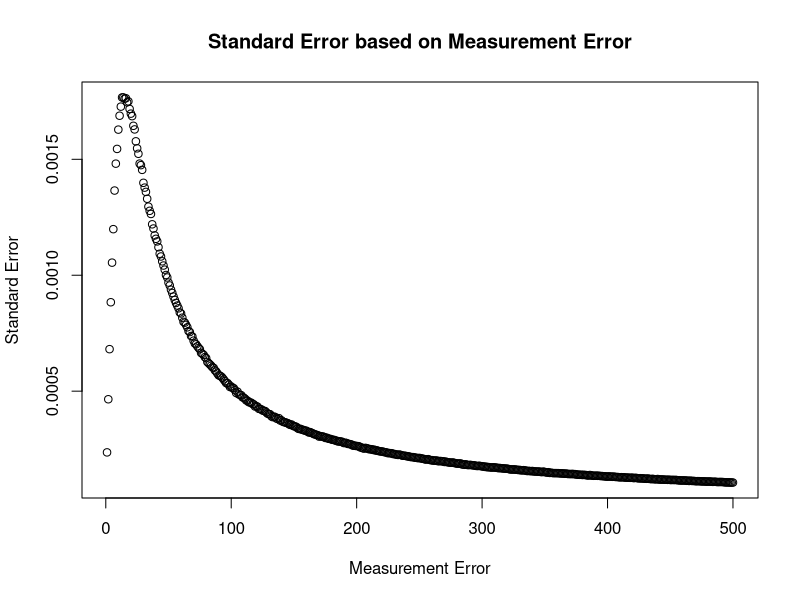
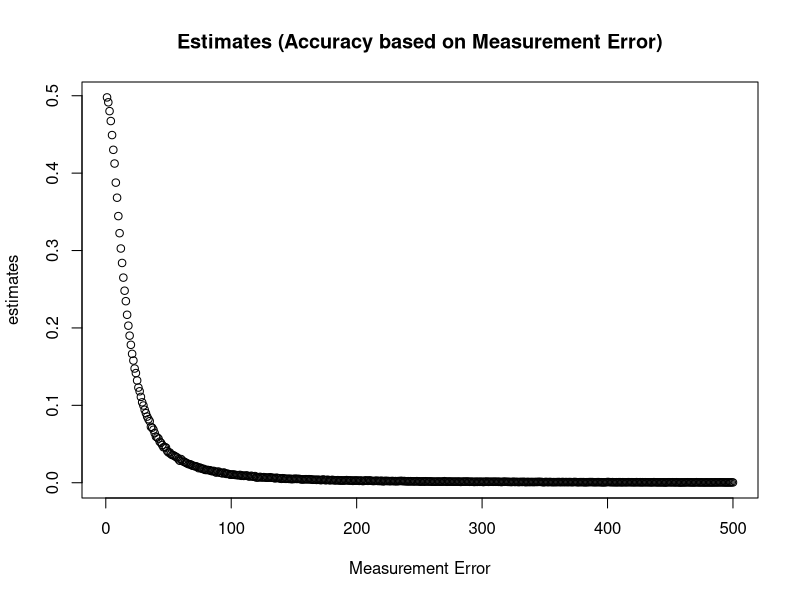
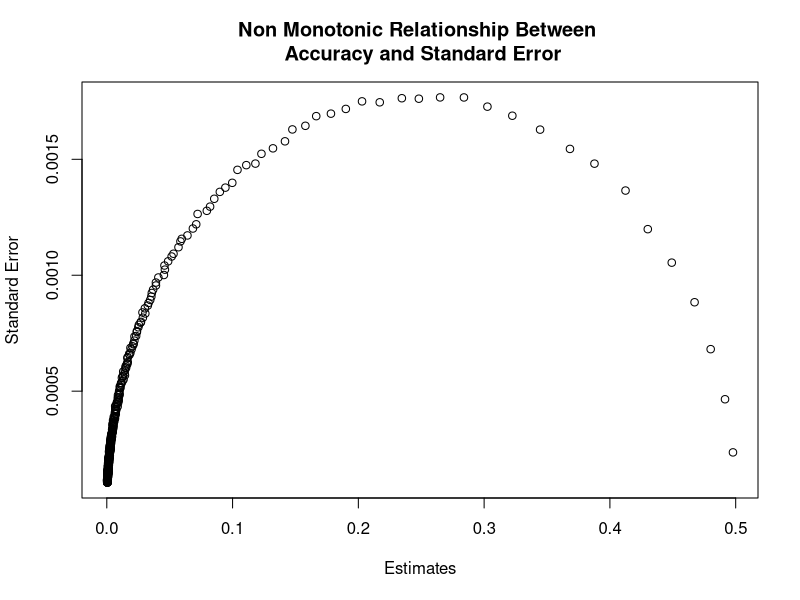
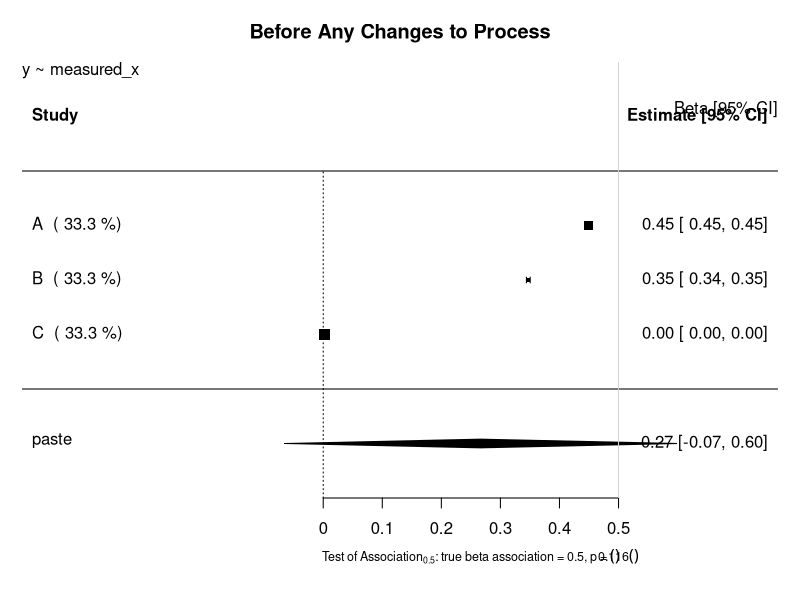
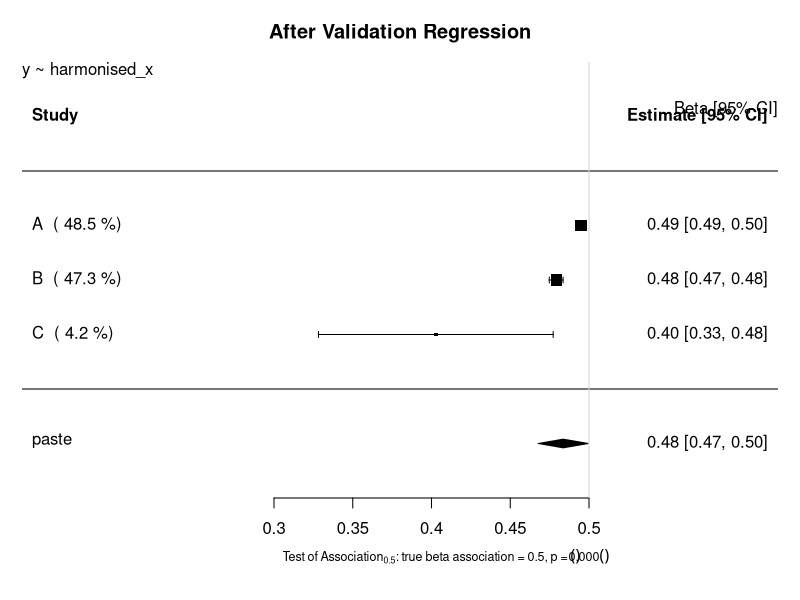
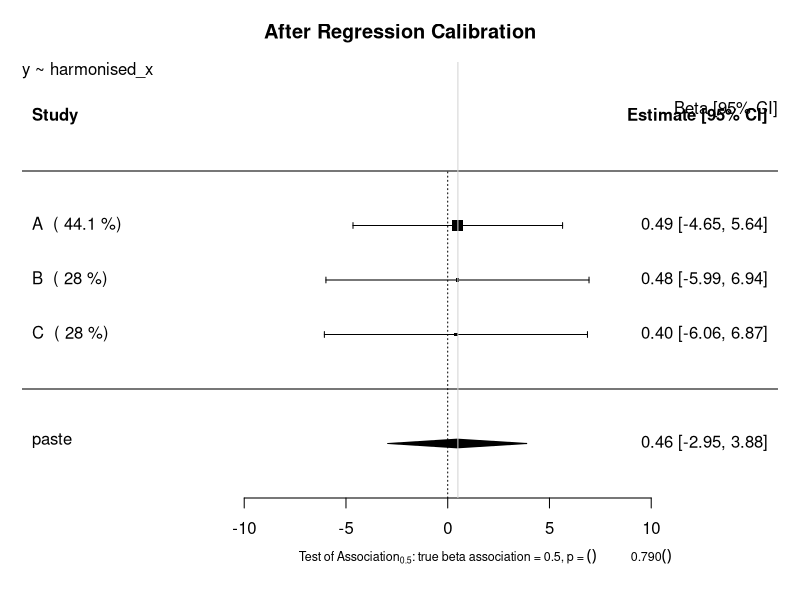
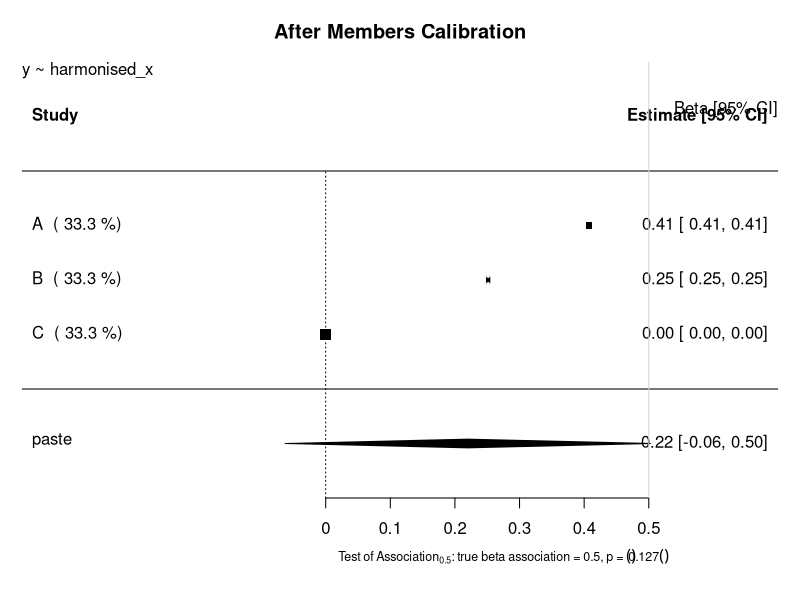
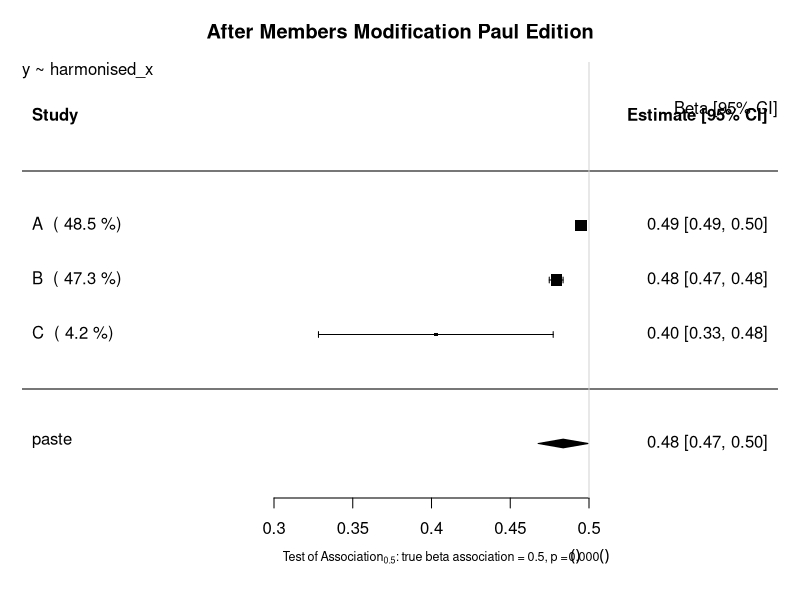

Reproduce these figures in R, in order.
# Investigation into semi monotonic behaviour of standard error in Continuous Variables
## Author: Paul Scherer
##         Tom Bishop
## Institute: University of Cambridge MRC Epidemiology Unit 
## Date: 6.09.2017

# In this file we want to investigate whether we can replicate the semi monotonic behaviour exhibited by 
# standard error dependent on standard measurement error
library(ggplot2)
library(reshape2)
library(parallel)
library(stats)
library(metafor)

# Raw Data Set Properties
set.seed(1234)

trueBeta = 0.5
constant = 20

study_size = 20000
raw_mean = 40
raw_stdev = 15

# Create Dataframe with x, create y from x, then add normal random noise to x
raw_data = data.frame(x = rnorm(n = study_size, mean = raw_mean, sd = raw_stdev))
raw_data$y = (trueBeta*raw_data$x) + constant

###############################################################################
########################### Functions #########################################
###############################################################################

createStudyData <- function(raw_data, measurement_error, number_of_indices){
    x_error = rnorm(n = study_size, mean = 0, sd = measurement_error)
    raw_data$measured_x = raw_data$x + x_error
    return(raw_data)
}

createValidationData <- function(val_size, measurement_error, number_of_indices) {
    validation_data = data.frame(x =  rnorm(n = val_size, mean = raw_mean, sd = raw_stdev))
    x_error = rnorm(n = val_size, mean = 0, sd = measurement_error)
    validation_data$measured_x = validation_data$x + x_error
    return (validation_data)
}

#######################################################################################
########################### Motivation of the Problem #################################
#######################################################################################
## Graphing Standard Error as a function of Measurement Error
error_upperbound = 500
std_error = vector("numeric", length = error_upperbound)
estimates = vector("numeric", length = error_upperbound)

for (measurement_error in 1:error_upperbound){
	x_error = rnorm(n = study_size, mean = 0, sd = measurement_error)
	raw_data$measured_x = raw_data$x + x_error
	fmla = as.formula(y ~ measured_x)
	linear_model = lm(formula = fmla, data = raw_data)
	x_estimate = linear_model$coefficients["measured_x"]
	x_stdErr = summary(linear_model)$coefficients["measured_x", "Std. Error"]
	std_error[measurement_error] = x_stdErr
	estimates[measurement_error] = x_estimate
}
plot (x = (1:error_upperbound), y = std_error, xlab = "Measurement Error", ylab = "Standard Error", main = "Standard Error based on Measurement Error")
plot (x = (1:error_upperbound), y = estimates, xlab = "Measurement Error", ylab = "estimates", main = "Estimates (Accuracy based on Measurement Error)")

plot (x = estimates, y = std_error, xlab = "Estimates", ylab = "Standard Error", main = "Non Monotonic Relationship Between \n Accuracy and Standard Error")

#######################################################################################
######################## Exhibiting the Effects on Studies ############################
#######################################################################################
# General Parameters
numLevels = 4
validation_size = 400

# Study A
measureError_A = 5
studyData_A = createStudyData(raw_data = raw_data, measurement_error = measureError_A, number_of_indices = numLevels)
validation_data_A = createValidationData(val_size = validation_size, measurement_error = measureError_A, number_of_indices = numLevels )

# Study B
measureError_B = 10
studyData_B = createStudyData(raw_data = raw_data, measurement_error = measureError_B, number_of_indices = numLevels)
validation_data_B = createValidationData(val_size = validation_size, measurement_error = measureError_B, number_of_indices = numLevels )

# Study C
measureError_C = 200
studyData_C = createStudyData(raw_data = raw_data, measurement_error = measureError_C, number_of_indices = numLevels)
validation_data_C = createValidationData(val_size = validation_size, measurement_error = measureError_C, number_of_indices = numLevels )


lm_A <- lm(formula=y~measured_x, data=studyData_A)
estimate_A = lm_A$coefficients["measured_x"]
stdError_A = summary(lm_A)$coefficients["measured_x","Std. Error"]

lm_B <- lm(formula=y~measured_x, data=studyData_B)
estimate_B = lm_B$coefficients["measured_x"]
stdError_B = summary(lm_B)$coefficients["measured_x","Std. Error"]

lm_C <- lm(formula=y~measured_x, data=studyData_C)
estimate_C = lm_C$coefficients["measured_x"]
stdError_C = summary(lm_C)$coefficients["measured_x","Std. Error"]


## Random Effects Model Forest Plot Before Regression Calibration
estimates = c(estimate_A, estimate_B, estimate_C)
stand_errs = c(stdError_A, stdError_B, stdError_C)
labels = c("A","B","C")
res <- rma(yi = estimates, sei = stand_errs, method='DL', slab = labels)
weights_res <- weights.rma.uni(res)

# Forest Plot
res$slab <- paste(res$slab, " (", round(weights.rma.uni(res),digits=1), "%)")
fmla = as.formula(y~measured_x)
forest(res, mlab=bquote(paste('Overall (I'^2*' = ', .(round(res$I2)),'%, p = ',
    .(sprintf("%.3f", round(res$QEp,3))),')')),
xlab=bquote(paste('Test of Association'[0.5]*': true beta association = 0.5, p = ',
    .(sprintf("%.3f", round(res$pval,3))))), cex=1, cex.lab=0.75, cex.axis=1, main = "Before Any Changes to Process")
usr <- par("usr")
text(usr[2], usr[4], "Beta [95% CI]", adj = c(1, 4),cex=1)
text(usr[1], usr[4], paste0(gsub(paste0("Study Data","\\$"),"", deparse(fmla)),collapse="\n"), adj = c( 0, 1 ),cex=1)
abline(v = 0.5, col = "lightgray")

################################################################################################
################################################################################################
################################################################################################
################################################################################################

## Modeling x ~ measured_x in validation
fmla_harmonisation = as.formula(x~measured_x)
# Study A
lambda_lm_A <- lm(formula=fmla_harmonisation, data=validation_data_A)
lambda_A = lambda_lm_A$coefficients["measured_x"]
stdError_lambda_A = summary(lambda_lm_A)$coefficients["measured_x","Std. Error"]

# Study B
lambda_lm_B <- lm(formula=fmla_harmonisation, data=validation_data_B)
lambda_B = lambda_lm_B$coefficients["measured_x"]
stdError_lambda_B = summary(lambda_lm_B)$coefficients["measured_x","Std. Error"]

# Study C
lambda_lm_C <- lm(formula=fmla_harmonisation, data=validation_data_C)
lambda_C = lambda_lm_C$coefficients["measured_x"]
stdError_lambda_C = summary(lambda_lm_C)$coefficients["measured_x","Std. Error"]


## Transformation and Regression
# Study A
new = data.frame(measured_x = studyData_A$measured_x)
studyData_A$harmonised_x = predict(lambda_lm_A, newdata = new)
lm_A <- lm(formula=y~harmonised_x, data=studyData_A)
estimate_A = lm_A$coefficients["harmonised_x"]
stdError_A = summary(lm_A)$coefficients["harmonised_x","Std. Error"]

# Study B
new = data.frame(measured_x = studyData_B$measured_x)
studyData_B$harmonised_x = predict(lambda_lm_B, newdata = new)
lm_B <- lm(formula=y~harmonised_x, data=studyData_B)
estimate_B = lm_B$coefficients["harmonised_x"]
stdError_B = summary(lm_B)$coefficients["harmonised_x","Std. Error"]

# Study C
new = data.frame(measured_x = studyData_C$measured_x)
studyData_C$harmonised_x = predict(lambda_lm_C, newdata = new)
lm_C <- lm(formula=y~harmonised_x, data=studyData_C)
estimate_C = lm_C$coefficients["harmonised_x"]
stdError_C = summary(lm_C)$coefficients["harmonised_x","Std. Error"]


## Random Effects Model Forest Plot After Regression Modeling
estimates = c(estimate_A, estimate_B, estimate_C)
stand_errs = c(stdError_A, stdError_B, stdError_C)
labels = c("A","B","C")
res <- rma(yi = estimates, sei = stand_errs, method='DL', slab = labels)
weights_res <- weights.rma.uni(res)

# Forest Plot
res$slab <- paste(res$slab, " (", round(weights.rma.uni(res),digits=1), "%)")
fmla = as.formula(y~harmonised_x)
forest(res, mlab=bquote(paste('Overall (I'^2*' = ', .(round(res$I2)),'%, p = ',
    .(sprintf("%.3f", round(res$QEp,3))),')')),
xlab=bquote(paste('Test of Association'[0.5]*': true beta association = 0.5, p = ',
    .(sprintf("%.3f", round(res$pval,3))))), cex=1, cex.lab=0.75, cex.axis=1, main = "After Validation Regression")
usr <- par("usr")
text(usr[2], usr[4], "Beta [95% CI]", adj = c(1, 4),cex=1)
text(usr[1], usr[4], paste0(gsub(paste0("Study Data","\\$"),"", deparse(fmla)),collapse="\n"), adj = c( 0, 1 ),cex=1)
abline(v = 0.5, col = "lightgray")



################################################################################################
################################################################################################
################################################################################################
################################################################################################

# Using real regression calibration.
## Modeling x ~ measured_x in validation
fmla_harmonisation = as.formula(x~measured_x)
# Study A
lambda_lm_A <- lm(formula=fmla_harmonisation, data=validation_data_A)
lambda_A = lambda_lm_A$coefficients["measured_x"]
stdError_lambda_A = summary(lambda_lm_A)$coefficients["measured_x","Std. Error"]

# Study B
lambda_lm_B <- lm(formula=fmla_harmonisation, data=validation_data_B)
lambda_B = lambda_lm_B$coefficients["measured_x"]
stdError_lambda_B = summary(lambda_lm_B)$coefficients["measured_x","Std. Error"]

# Study C
lambda_lm_C <- lm(formula=fmla_harmonisation, data=validation_data_C)
lambda_C = lambda_lm_C$coefficients["measured_x"]
stdError_lambda_C = summary(lambda_lm_C)$coefficients["measured_x","Std. Error"]


lm_A <- lm(formula=y~measured_x, data=studyData_A)
estimate_A = lm_A$coefficients["measured_x"]
stdError_A = summary(lm_A)$coefficients["measured_x","Std. Error"]

lm_B <- lm(formula=y~measured_x, data=studyData_B)
estimate_B = lm_B$coefficients["measured_x"]
stdError_B = summary(lm_B)$coefficients["measured_x","Std. Error"]

lm_C <- lm(formula=y~measured_x, data=studyData_C)
estimate_C = lm_C$coefficients["measured_x"]
stdError_C = summary(lm_C)$coefficients["measured_x","Std. Error"]

corrected_estimate_A = estimate_A / lambda_A
corrected_estimate_B = estimate_B / lambda_B
corrected_estimate_C = estimate_C / lambda_C

# calculate the corrected standard error
var_Beta = (sqrt(validation_size) * summary(lm_A)$coefficients["measured_x","Std. Error"])^2
var_Beta = summary(lm_A)$sigma**2
# var_Beta = (summary(lm_A)$coefficients["measured_x","Std. Error"])^2
lambda_pure = unlist(unname(lambda_lm_A$coefficients["measured_x"]))
beta_lambda_div_sq = (unname(unlist(lm_A$coefficients["measured_x"]/(lambda_lm_A$coefficients["measured_x"])^2)))^2
var_lambda = (sqrt(validation_size) * summary(lambda_lm_A)$coefficients["measured_x","Std. Error"])^2
delta_variance = (var_Beta / (lambda_pure)^2) + (beta_lambda_div_sq * var_lambda)
delta_stdError_A = sqrt(delta_variance)/sqrt(validation_size) 
delta_stdError_A = sqrt(delta_variance)

var_lambda = (sqrt(validation_size) * summary(lambda_lm_B)$coefficients["measured_x","Std. Error"])^2
var_Beta = (sqrt(validation_size) * summary(lm_B)$coefficients["measured_x","Std. Error"])^2
var_Beta = summary(lm_A)$sigma**2
# var_Beta = (summary(lm_A)$coefficients["measured_x","Std. Error"])^2
lambda_pure = unlist(unname(lambda_lm_B$coefficients["measured_x"]))
beta_lambda_div_sq = (unname(unlist(lm_B$coefficients["measured_x"]/(lambda_lm_B$coefficients["measured_x"])^2)))^2
delta_variance = (var_Beta / (lambda_pure)^2) + beta_lambda_div_sq * var_lambda
delta_stdError_B = sqrt(delta_variance)/sqrt(validation_size) 
delta_stdError_B = sqrt(delta_variance)


var_lambda = (sqrt(validation_size) * summary(lambda_lm_B)$coefficients["measured_x","Std. Error"])^2
var_Beta = (sqrt(validation_size) * summary(lm_B)$coefficients["measured_x","Std. Error"])^2
var_Beta = summary(lm_A)$sigma**2
# var_Beta = (summary(lm_A)$coefficients["measured_x","Std. Error"])^2
lambda_pure = unlist(unname(lambda_lm_B$coefficients["measured_x"]))
beta_lambda_div_sq = (unname(unlist(lm_B$coefficients["measured_x"]/(lambda_lm_B$coefficients["measured_x"])^2)))^2
delta_variance = (var_Beta / (lambda_pure)^2) + beta_lambda_div_sq * var_lambda
delta_stdError_C = sqrt(delta_variance)/sqrt(validation_size) 
delta_stdError_C = sqrt(delta_variance)

## Random Effects Model Forest Plot After Regression Calibration
estimates = c(corrected_estimate_A, corrected_estimate_B, corrected_estimate_C)
stand_errs = c(delta_stdError_A, delta_stdError_B, delta_stdError_C)
labels = c("A","B","C")
res <- rma(yi = estimates, sei = stand_errs, method='DL', slab = labels)
weights_res <- weights.rma.uni(res)

# Forest Plot
res$slab <- paste(res$slab, " (", round(weights.rma.uni(res),digits=1), "%)")
fmla = as.formula(y~harmonised_x)
forest(res, mlab=bquote(paste('Overall (I'^2*' = ', .(round(res$I2)),'%, p = ',
    .(sprintf("%.3f", round(res$QEp,3))),')')),
xlab=bquote(paste('Test of Association'[0.5]*': true beta association = 0.5, p = ',
    .(sprintf("%.3f", round(res$pval,3))))), cex=1, cex.lab=0.75, cex.axis=1, main = "After Regression Calibration")
usr <- par("usr")
text(usr[2], usr[4], "Beta [95% CI]", adj = c(1, 4),cex=1)
text(usr[1], usr[4], paste0(gsub(paste0("Study Data","\\$"),"", deparse(fmla)),collapse="\n"), adj = c( 0, 1 ),cex=1)
abline(v = 0.5, col = "lightgray")


################################################################################################
################################################################################################
################################################################################################
################################################################################################# 

##Using real regression calibration. MODIFIED TO DIVIDE LAMBDA EVERYWHERE
## Modeling x ~ measured_x in validation
fmla_harmonisation = as.formula(x~measured_x)
# Study A
lambda_lm_A <- lm(formula=fmla_harmonisation, data=validation_data_A)
lambda_A = lambda_lm_A$coefficients["measured_x"]
stdError_lambda_A = summary(lambda_lm_A)$coefficients["measured_x","Std. Error"]

# Study B
lambda_lm_B <- lm(formula=fmla_harmonisation, data=validation_data_B)
lambda_B = lambda_lm_B$coefficients["measured_x"]
stdError_lambda_B = summary(lambda_lm_B)$coefficients["measured_x","Std. Error"]

# Study C
lambda_lm_C <- lm(formula=fmla_harmonisation, data=validation_data_C)
lambda_C = lambda_lm_C$coefficients["measured_x"]
stdError_lambda_C = summary(lambda_lm_C)$coefficients["measured_x","Std. Error"]

studyData_A$lambdadx = studyData_A$measured_x/lambda_A
lm_A <- lm(formula=y~lambdadx, data=studyData_A)
estimate_A = lm_A$coefficients["lambdadx"]
stdError_A = summary(lm_A)$coefficients["lambdadx","Std. Error"]

studyData_B$lambdadx = studyData_B$measured_x/lambda_B
lm_B <- lm(formula=y~lambdadx, data=studyData_B)
estimate_B = lm_B$coefficients["lambdadx"]
stdError_B = summary(lm_B)$coefficients["lambdadx","Std. Error"]

studyData_C$lambdadx = studyData_C$measured_x/lambda_C
lm_C <- lm(formula=y~lambdadx, data=studyData_C)
estimate_C = lm_C$coefficients["lambdadx"]
stdError_C = summary(lm_C)$coefficients["lambdadx","Std. Error"]


## Random Effects Model Forest Plot After Regression Calibration in all members of measured x
estimates = c(estimate_A, estimate_B, estimate_C)
stand_errs = c(stdError_A, stdError_B, stdError_C)
labels = c("A","B","C")
res <- rma(yi = estimates, sei = stand_errs, method='DL', slab = labels)
weights_res <- weights.rma.uni(res)

# Forest Plot
res$slab <- paste(res$slab, " (", round(weights.rma.uni(res),digits=1), "%)")
fmla = as.formula(y~harmonised_x)
forest(res, mlab=bquote(paste('Overall (I'^2*' = ', .(round(res$I2)),'%, p = ',
    .(sprintf("%.3f", round(res$QEp,3))),')')),
xlab=bquote(paste('Test of Association'[0.5]*': true beta association = 0.5, p = ',
    .(sprintf("%.3f", round(res$pval,3))))), cex=1, cex.lab=0.75, cex.axis=1, main = "After Members Calibration")
usr <- par("usr")
text(usr[2], usr[4], "Beta [95% CI]", adj = c(1, 4),cex=1)
text(usr[1], usr[4], paste0(gsub(paste0("Study Data","\\$"),"", deparse(fmla)),collapse="\n"), adj = c( 0, 1 ),cex=1)
abline(v = 0.5, col = "lightgray")


################################################################################################
################################################################################################
################################################################################################
################################################################################################# 
##Using real regression calibration. MODIFIED TO DIVIDE LAMBDA EVERYWHERE
## Modeling x ~ measured_x in validation
fmla_harmonisation = as.formula(x~measured_x)
# Study A
lambda_lm_A <- lm(formula=fmla_harmonisation, data=validation_data_A)
lambda_A = lambda_lm_A$coefficients["measured_x"]
intercept_lambda_A = lambda_lm_A$coefficients["(Intercept)"]
stdError_lambda_A = summary(lambda_lm_A)$coefficients["measured_x","Std. Error"]

# Study B
lambda_lm_B <- lm(formula=fmla_harmonisation, data=validation_data_B)
lambda_B = lambda_lm_B$coefficients["measured_x"]
intercept_lambda_B = lambda_lm_B$coefficients["(Intercept)"]
stdError_lambda_B = summary(lambda_lm_B)$coefficients["measured_x","Std. Error"]

# Study C
lambda_lm_C <- lm(formula=fmla_harmonisation, data=validation_data_C)
lambda_C = lambda_lm_C$coefficients["measured_x"]
intercept_lambda_C = lambda_lm_C$coefficients["(Intercept)"]
stdError_lambda_C = summary(lambda_lm_C)$coefficients["measured_x","Std. Error"]

studyData_A$lambdadx = studyData_A$measured_x*lambda_A + intercept_lambda_A
lm_A <- lm(formula=y~lambdadx, data=studyData_A)
estimate_A = lm_A$coefficients["lambdadx"]
stdError_A = summary(lm_A)$coefficients["lambdadx","Std. Error"]

studyData_B$lambdadx = studyData_B$measured_x*lambda_B + intercept_lambda_B
lm_B <- lm(formula=y~lambdadx, data=studyData_B)
estimate_B = lm_B$coefficients["lambdadx"]
stdError_B = summary(lm_B)$coefficients["lambdadx","Std. Error"]

studyData_C$lambdadx = studyData_C$measured_x*lambda_C + intercept_lambda_C
lm_C <- lm(formula=y~lambdadx, data=studyData_C)
estimate_C = lm_C$coefficients["lambdadx"]
stdError_C = summary(lm_C)$coefficients["lambdadx","Std. Error"]


## Random Effects Model Forest Plot After Regression Calibration in all members of measured x
estimates = c(estimate_A, estimate_B, estimate_C)
stand_errs = c(stdError_A, stdError_B, stdError_C)
labels = c("A","B","C")
res <- rma(yi = estimates, sei = stand_errs, method='DL', slab = labels)
weights_res <- weights.rma.uni(res)

# Forest Plot
res$slab <- paste(res$slab, " (", round(weights.rma.uni(res),digits=1), "%)")
fmla = as.formula(y~harmonised_x)
forest(res, mlab=bquote(paste('Overall (I'^2*' = ', .(round(res$I2)),'%, p = ',
    .(sprintf("%.3f", round(res$QEp,3))),')')),
xlab=bquote(paste('Test of Association'[0.5]*': true beta association = 0.5, p = ',
    .(sprintf("%.3f", round(res$pval,3))))), cex=1, cex.lab=0.75, cex.axis=1, main = "After Members Modification Paul Edition")
usr <- par("usr")
text(usr[2], usr[4], "Beta [95% CI]", adj = c(1, 4),cex=1)
text(usr[1], usr[4], paste0(gsub(paste0("Study Data","\\$"),"", deparse(fmla)),collapse="\n"), adj = c( 0, 1 ),cex=1)
abline(v = 0.5, col = "lightgray")
